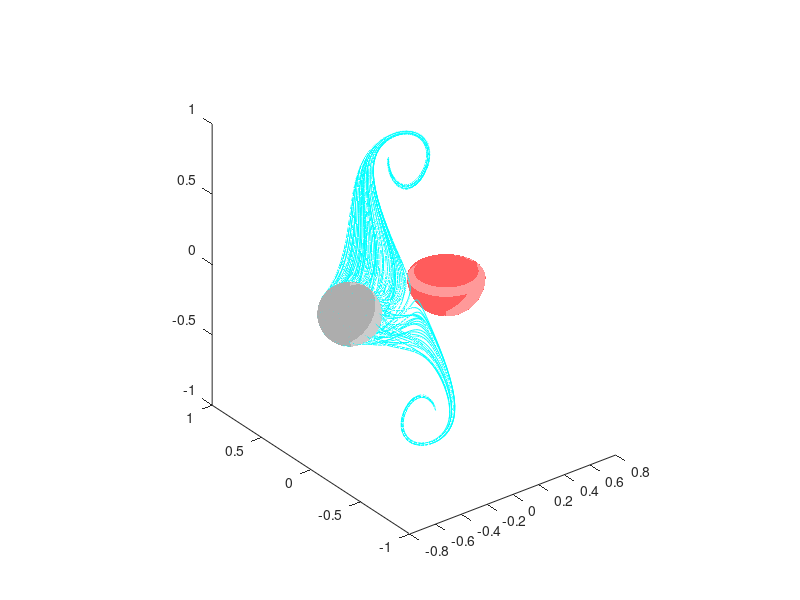

Source code (MATLAB):
load('twist_4.mat')

dist = sqrt(sol.obj_rec);

%% compute the initial set
[Xs, Ys, Zs] = sphere(40);
X0 = R0*Xs + C0(1);
Y0 = R0*Ys + C0(2);
Z0 = R0*Zs + C0(3);

%% compute the unsafe set

%quarter-torus
R = Ru;  %radius of half-sphere
r = dist; %inner radius of torus

Nth = 30;
Nphi = 40;

% phi = linspace(4*pi/2, 3*pi, Nphi);
phi = linspace(0, 2*pi, Nphi);  %perimiter
% theta = linspace(0, 2*pi, Nth); %azimuth
theta = linspace(0, pi/2, Nth);

[Phi, Theta] = meshgrid(phi, theta);

%
X_torus = (R+r.*cos(Theta)).*cos(Phi);
Y_torus = (R+r.*cos(Theta)).*sin(Phi);
Z_torus = r.*sin(Theta);

X_sphere = (R+r)*cos(Theta).*cos(Phi);
Y_sphere = (R+r)*cos(Theta).*sin(Phi);
Z_sphere = -(R+r)*sin(Theta);

rscale = R/(R+r);
circ = R*[cos(phi); sin(phi)];
z_circ = r * ones(size(phi));
% [X_torus, Y_torus, Z_torus] = pol2cart(Theta, Phi, Z_top);


%% plot the sets
figure(1)
clf

hold on
falpha = 0.4;
%distance contour
surf(X_torus+ Cu(1), Y_torus+ Cu(2), Z_torus+ Cu(3), 'FaceColor', 'r', 'FaceAlpha', falpha, 'edgecolor', 'none');
surf(X_sphere+ Cu(1), Y_sphere+ Cu(2), Z_sphere+ Cu(3), 'FaceColor', 'r', 'FaceAlpha', falpha, 'edgecolor', 'none');
%

patch('XData', circ(1,:)+ Cu(1), 'YData', circ(2, :)+ Cu(2), 'ZData', z_circ+ Cu(3), 'FaceColor', 'r', 'FaceAlpha', falpha, 'edgecolor', 'none');


%unsafe set
surf(rscale*X_sphere + Cu(1), rscale*Y_sphere + Cu(2), rscale*Z_sphere+ Cu(3), 'FaceColor', 'r');
patch(circ(1,:)+ Cu(1), circ(2, :)+ Cu(2), zeros(size(phi)+ Cu(3)), 'FaceColor', 'r');
%unsafe set
% surf(X_sphere, Y_sphere, Z_sphere, 'FaceColor', 'r', 'FaceAlpha', falpha);
% patch(circ(1,:), circ(2, :), (R)*ones(size(phi)), 'FaceColor', 'r', 'FaceAlpha', falpha);

view(3);


% colormap('jet') % change color appearance 
% title(['Distance Contour to half-sphere: ', num2str(r)], 'FontSize', 16)
% xlabel('X');ylabel('Y');zlabel('Z');

%% plot trajectories
surf(X0, Y0, Z0, 'FaceColor', 0.5*[1,1,1], 'FaceAlpha', falpha, 'edgecolor', 'none');

for i = 1:length(out_sim)
    xt = out_sim{i}.x;
plot3(xt(:, 1), xt(:, 2), xt(:, 3), 'c')
% scatter3(xt(1, 1), xt(1, 2), xt(1, 3), 100, 'k')
end

daspect([1 1 1]) % preserves the shape of torus